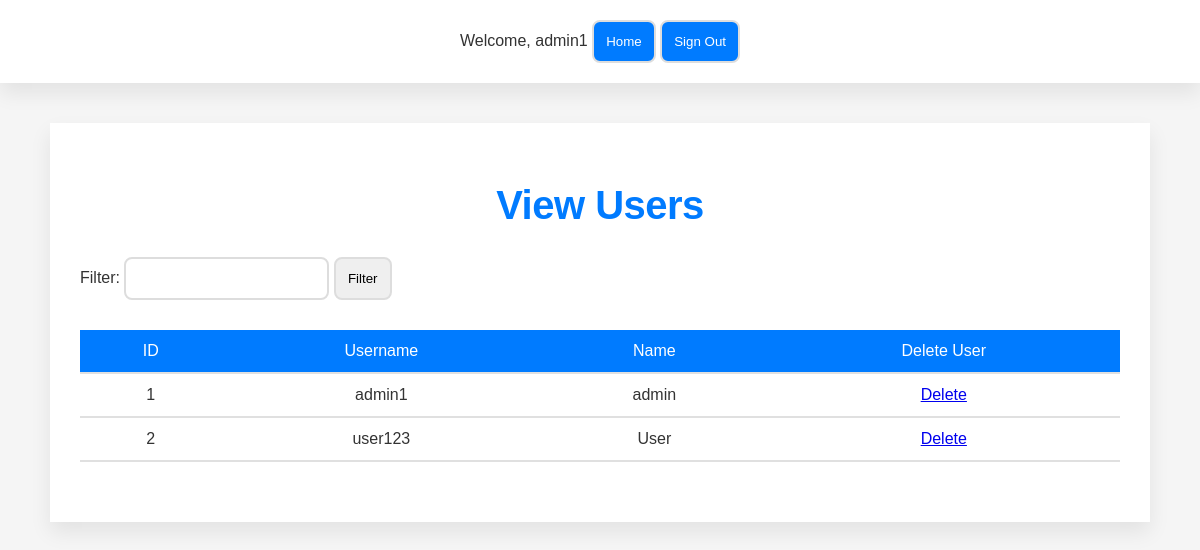
The app's page /www/admin/view_users.php (signed in) with its own data.
### tables this page shows
create table if not exists User (
    userId int primary key auto_increment,
    name varchar(255) not null,
    username varchar(255) unique,
    password varchar(255) not null,
    role enum('user', 'admin') default 'user',
    createdDate datetime default current_timestamp
);

### www/admin/view_users.php (the view, shortened to what this page needs)
<?php
$servername = "192.168.56.12";
$username = "admin";
$password = "admin_pw";
$dbname = "RecipeManagementSystem";
$conn = new mysqli($servername, $username, $password, $dbname);
$filter = "";
$sql = "SELECT userId, username, name FROM User";
$result = $conn->query($sql);
?>
<html>
<head>
    <link rel="stylesheet" type="text/css" href="../common/style/style.css">
</head>
<body>
    <header>
        <?php include '../common/navbar.php'; ?>
    </header>
    <main>
        <h1>View Users</h1>
        <form action="view_users.php" method="POST">
            <div>
                Filter: <input type="text" name="filter" value="<?php echo $filter; ?>" />
                <input type="submit" value="Filter" />
            </div>
        </form>
        <table>
            <tr>
                <th>ID</th>
                <th>Username</th>
                <th>Name</th>
                <th>Delete User</th>
            </tr>
            <?php
            if ($result->num_rows > 0) {
                while ($row = $result->fetch_assoc()) {
                    echo "<tr>";
                    echo "<td>" . $row["userId"] . "</td>";
                    echo "<td>" . $row["username"] . "</td>";
                    echo "<td>" . $row["name"] . "</td>";
                    echo "<td><a href='delete_user.php?userId=".$row["userId"]."'>Delete</a></td>";
                    echo "</tr>";
                }
            } else {
                echo "0 results";
            }
            ?>
        </table>
    </main>
</body>
</html>

### www/common/style/style.css (style rules this page uses)
:root { --main-blue: #007BFF; --hover-blue: #0056b3; --soft-gray: #F5F5F5; --text-gray: #333; --border-gray: #E0E0E0; --input-border-gray: #DDD; --transition-speed: 0.3s; }
* { box-sizing: border-box; margin: 0; padding: 0; font-family: 'Poppins', sans-serif; }
body { background-color: var(--soft-gray); color: var(--text-gray); line-height: 1.6; font-size: 16px; }
main { max-width: 1100px; margin: 40px auto; padding: 30px; background-color: #FFF; box-shadow: 0 10px 20px rgba(0, 0, 0, 0.08); }
h1 { text-align: center; padding: 20px 0; font-size: 2.5em; color: var(--main-blue); font-weight: 600; letter-spacing: -0.5px; }
header { background-color: #FFF; box-shadow: 0 10px 20px rgba(0, 0, 0, 0.08); padding: 20px 0; text-align: center; }
table { width: 100%; margin: 30px 0; border-collapse: collapse; }
td, th { padding: 12px 15px; border-bottom: 2px solid var(--border-gray); text-align: center; }
th { background-color: var(--main-blue); color: #FFF; font-weight: 500; }
form, form.div { display: grid; grid-template-columns: max-content 1fr; grid-gap: 20px 1em; text-align: center; margin: auto; }
input, button, select, textarea, .delete-button { grid-column: 2 / 3; padding: 12px; border: 2px solid var(--input-border-gray); border-radius: 8px; transition: border-color var(--transition-speed); }

### records on screen
user: userId "1", username "admin1", name "admin"
user: userId "2", username "user123", name "User"

### other values on screen
$_SESSION['username'] "admin1"
